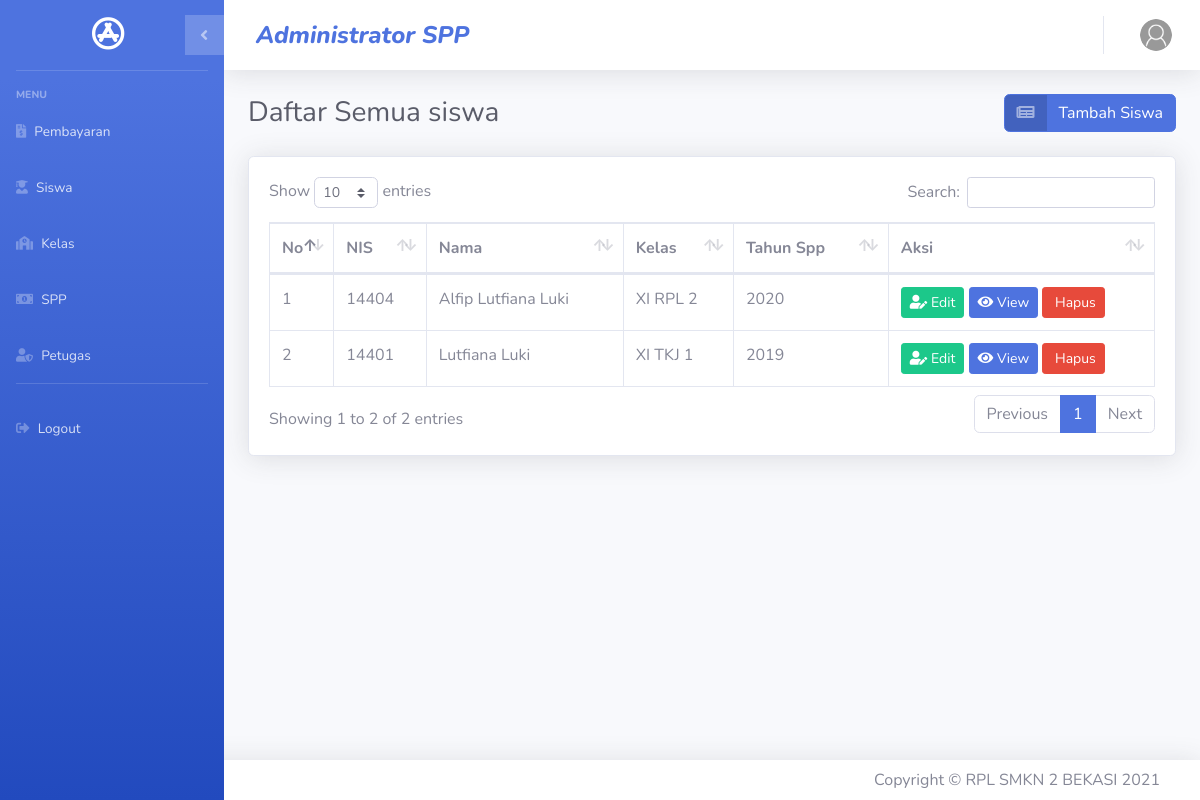
Page /index.php/admin/siswa on the committed database.
### tables this page shows
CREATE TABLE `siswa` (
  `nisn` char(10) NOT NULL,
  `nis` char(8) DEFAULT NULL,
  `nama` varchar(35) DEFAULT NULL,
  `id_kelas` int(11) DEFAULT NULL,
  `alamat` text DEFAULT NULL,
  `no_telp` varchar(13) DEFAULT NULL,
  `id_spp` int(11) DEFAULT NULL
);

CREATE TABLE `kelas` (
  `id_kelas` int(11) NOT NULL,
  `nama_kelas` varchar(10) DEFAULT NULL,
  `kompetensi_keahlian` varchar(50) DEFAULT NULL
);

CREATE TABLE `spp` (
  `id_spp` int(11) NOT NULL,
  `tahun` int(11) DEFAULT NULL,
  `nominal` int(11) DEFAULT NULL
);

### application/controllers/admin/siswa.php (called while the page is built, shortened)
<?php
class Siswa extends CI_Controller
{
	public function __construct()
	{
		$this->load->model('siswa_model');
		$this->load->model('kelas_model');
		$this->load->model('spp_model');
		$this->load->model('pembayaran_model');
	}
	public function index()
	{
		$siswa = $this->siswa_model->get_all();
		$data = array(
			'title'  => 'Daftar Semua siswa',
			'siswa'   => $siswa
		);
		$this->load->view('admin/template/header', $data);
		$this->load->view('admin/template/sidebar', $data);
		$this->load->view('admin/template/topbar', $data);
		$this->load->view('admin/siswa/get_siswa', $data);
		$this->load->view('admin/template/footer');
	}
}

### index.php (called while the page is built, shortened)
<?php
require_once BASEPATH.'core/CodeIgniter.php';

### application/models/siswa_model.php (called while the page is built, shortened)
<?php
class Siswa_model extends CI_Model
{
	public function get_all()
	{
		$this->db->distinct();
		$this->db->select('siswa.*, kelas.nama_kelas, spp.*');
		$this->db->from('siswa');
		$this->db->join('kelas', 'kelas.id_kelas = siswa.id_kelas', 'left');
		$this->db->join('spp', 'spp.id_spp = siswa.id_spp', 'left');
		$this->db->order_by('nisn');
		$query = $this->db->get();
		return $query->result();
	}
}

### application/views/admin/siswa/get_siswa.php (the view, shortened to what this page needs)
<div class="container-fluid">
    <div class="d-sm-flex align-items-center justify-content-between mb-4">
        <h1 class="h3 mb-0 text-gray-800"><?= $title; ?></h1>
        <a href="<?= base_url('admin/siswa/create_sis'); ?>" class="btn btn-primary btn-icon-split">
            <span class="icon text-white-50">
                <i class="fas fa-newspaper"></i>
            </span>
            <span class="text">Tambah Siswa</span>
        </a>
    </div>
    <div class="card shadow mb-4">
        <div class="card-body">
            <div class="table-responsive">
                <table class="table table-bordered" id="dataTable" width="100%" cellspacing="0">
                    <thead>
                        <tr>
                            <th width="5%">No</th>
                            <th>NIS</th>
                            <th>Nama</th>
                            <th>Kelas</th>
                            <th>Tahun Spp</th>
                            <th width="30%">Aksi</th>
                        </tr>
                    </thead>
                    <tbody>
                        <?php $i = 1;
						foreach ($siswa as $siswa) { ?>
                        <tr>
                            <td><?= $i; ?></td>
                            <td><?= $siswa->nis; ?></td>
                            <td><?= $siswa->nama; ?></td>
                            <td><?= $siswa->nama_kelas; ?></td>
                            <td><?= $siswa->tahun; ?></td>
                            <td>
                                <a href="<?= base_url('admin/siswa/update_sis/' . $siswa->nisn); ?> "
                                    class="btn btn-success btn-sm"><i class="fas fa-user-edit"></i> Edit</a>
                                <a href="<?= base_url('admin/siswa/view/' . $siswa->nisn); ?>"
                                    class="btn btn-primary btn-sm"><i class="fas fa-eye"></i> View</a>
                                <?php
									include('delete.php');
									?>
                        <?php $i++;
						} ?>
     </div>
        </div>
    </div>

### application/views/admin/siswa/delete.php (shortened to what this page needs)
<button type="button" class="btn btn-danger btn-sm" data-toggle="modal" data-target="#Delete<?= $siswa->nisn; ?>">
    <i class="fa fa-close"></i> Hapus
</button>
</div>

### rows in the picture
siswa: nis "14404", nama "Alfip Lutfiana Luki", id_kelas.nama_kelas "XI RPL 2", id_spp.tahun "2020"
siswa: nis "14401", nama "Lutfiana Luki", id_kelas.nama_kelas "XI TKJ 1", id_spp.tahun "2019"

### other values in the picture
$title "Daftar Semua siswa"
